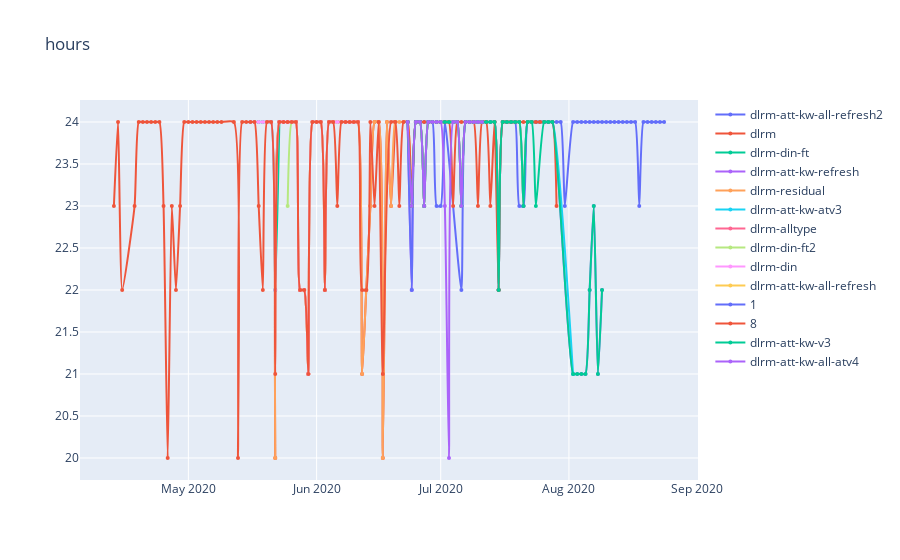
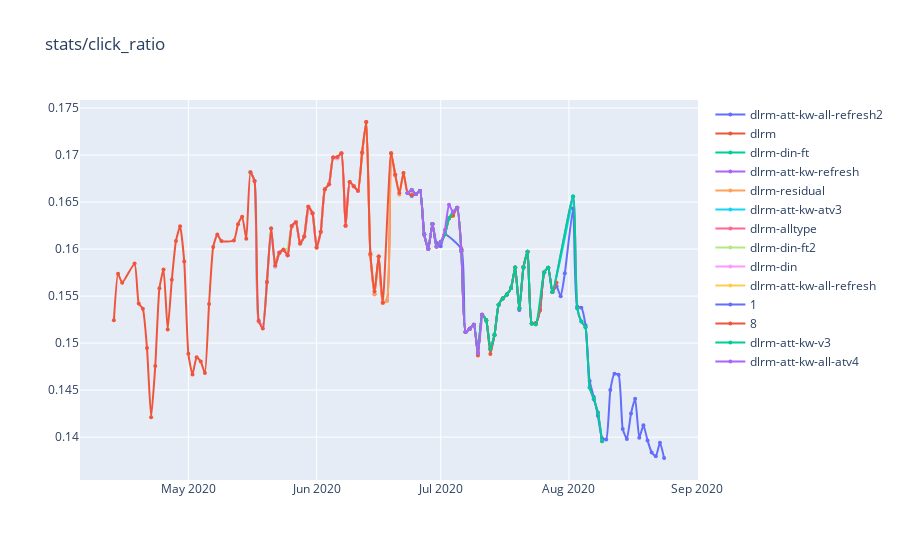
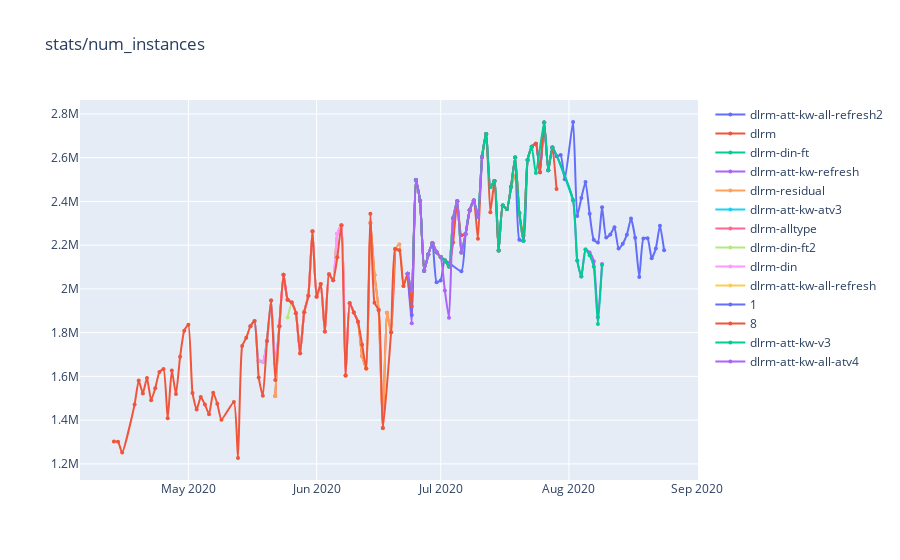
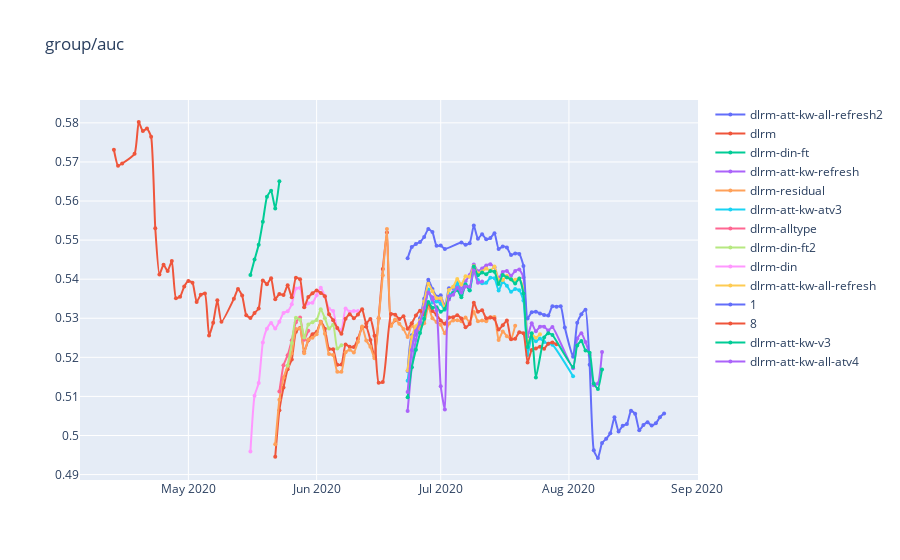

Notebook source saved alongside these figures, in order:
### Code cell
metrics = ['hours', 
            'stats/click_ratio',
            'stats/num_instances',
            'group/auc',
            'group/click/time_auc',
            'Click/group/auc',
            'Click/group/auc2',
            'Dur/group/click/time_auc',
#             'Dur/group/click/time_auc',
            'group/auc2',
            'group/top1_click', 
            'group/ndcg3_click',
            'group/top1_dur',
#            'group/sqrt/auc', 'sqrt/auc', 
#             'quality/group/click/time_auc', 
            'rmse', 'click/rmse', 
            'rcr_auc', 'vtime_auc', 'ptime_auc', 
#            'Click/group/auc',  'Click/group/auc2', 'Dur/group/click/time_auc',
            'Click/rcr_auc', 'Click/vtime_auc', 'Dur/rcr_auc', 'Dur/vtime_auc', 'Click/group/click/time_auc',
          ]
gezi.line(df, x='date', y=metrics, color='model')
